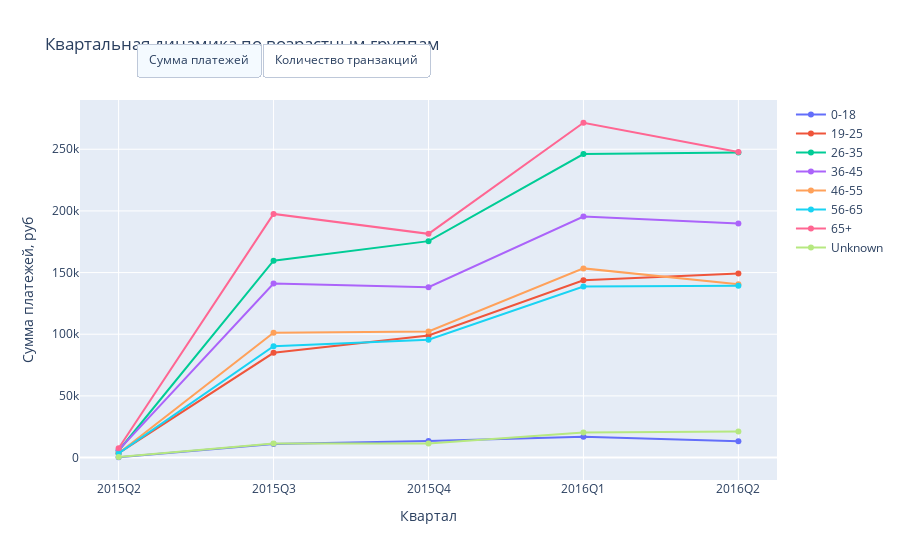

Notebook code for this chart:
### Markdown cell above
**здесь я провожу ээээксперименты и делаю анимированный график с кнопочками**

### Code cell
fig = go.Figure()

# для каждого возрастного сегмента
for i, age_group in enumerate(labels + ['Unknown']):
    fig.add_trace(
        go.Scatter(
            x=quarterly_payment.index.astype(str),
            y=quarterly_payment[age_group],
            name=age_group,
            visible=True,
            marker_color=px.colors.qualitative.Plotly[i],
            hovertemplate='Квартал: %{x}<br>Сумма: %{y:,.0f} руб'
        )
    )

# кнопки!!!
buttons = [
    dict(
        label="Сумма платежей",
        method="update",
        args=[{"y": [quarterly_payment[col].values for col in labels + ['Unknown']]},
              {"yaxis": {"title": {"text": "Сумма платежей, руб"}}}]
    ),
    dict(
        label="Количество транзакций",
        method="update",
        args=[{"y": [quarterly_transactions[col].values for col in labels + ['Unknown']]},
              {"yaxis": {"title": {"text": "Количество транзакций"}}}]
    )
]

fig.update_layout(
    title='Квартальная динамика по возрастным группам',
    xaxis_title='Квартал',
    yaxis_title='Сумма платежей, руб',
    updatemenus=[dict(
        type="buttons",
        direction="right",
        x=0.5,
        y=1.15,
        buttons=buttons
    )],
    height=600
)

fig.show()

### Figure 1 — Plotly figure (JSON) as saved in the notebook; plotly's stock layout.template omitted (floating-point values rounded to 4 significant figures)
{"data": [{"hovertemplate": "Квартал: %{x}<br>Сумма: %{y:,.0f} руб", "marker": {"color": "#636EFA"}, "name": "0-18", "type": "scatter", "visible": true, "x": ["2015Q2", "2015Q3", "2015Q4", "2016Q1", "2016Q2"], "y": [242.3, 10990.0, 13330.0, 16770.0, 13140.0]}, {"hovertemplate": "Квартал: %{x}<br>Сумма: %{y:,.0f} руб", "marker": {"color": "#EF553B"}, "name": "19-25", "type": "scatter", "visible": true, "x": ["2015Q2", "2015Q3", "2015Q4", "2016Q1", "2016Q2"], "y": [3516.0, 84930.0, 98990.0, 143700.0, 149300.0]}, {"hovertemplate": "Квартал: %{x}<br>Сумма: %{y:,.0f} руб", "marker": {"color": "#00CC96"}, "name": "26-35", "type": "scatter", "visible": true, "x": ["2015Q2", "2015Q3", "2015Q4", "2016Q1", "2016Q2"], "y": [5513.0, 159700.0, 175500.0, 246100.0, 247400.0]}, {"hovertemplate": "Квартал: %{x}<br>Сумма: %{y:,.0f} руб", "marker": {"color": "#AB63FA"}, "name": "36-45", "type": "scatter", "visible": true, "x": ["2015Q2", "2015Q3", "2015Q4", "2016Q1", "2016Q2"], "y": [6017.0, 141200.0, 138100.0, 195400.0, 189800.0]}, {"hovertemplate": "Квартал: %{x}<br>Сумма: %{y:,.0f} руб", "marker": {"color": "#FFA15A"}, "name": "46-55", "type": "scatter", "visible": true, "x": ["2015Q2", "2015Q3", "2015Q4", "2016Q1", "2016Q2"], "y": [3460.0, 101100.0, 102200.0, 153400.0, 140500.0]}, {"hovertemplate": "Квартал: %{x}<br>Сумма: %{y:,.0f} руб", "marker": {"color": "#19D3F3"}, "name": "56-65", "type": "scatter", "visible": true, "x": ["2015Q2", "2015Q3", "2015Q4", "2016Q1", "2016Q2"], "y": [3370.0, 90300.0, 95580.0, 138700.0, 139300.0]}, {"hovertemplate": "Квартал: %{x}<br>Сумма: %{y:,.0f} руб", "marker": {"color": "#FF6692"}, "name": "65+", "type": "scatter", "visible": true, "x": ["2015Q2", "2015Q3", "2015Q4", "2016Q1", "2016Q2"], "y": [7573.0, 197600.0, 181400.0, 271500.0, 247700.0]}, {"hovertemplate": "Квартал: %{x}<br>Сумма: %{y:,.0f} руб", "marker": {"color": "#B6E880"}, "name": "Unknown", "type": "scatter", "visible": true, "x": ["2015Q2", "2015Q3", "2015Q4", "2016Q1", "2016Q2"], "y": [409.8, 11480.0, 11450.0, 20270.0, 21040.0]}], "layout": {"autosize": true, "title": {"text": "Квартальная динамика по возрастным группам"}, "updatemenus": [{"active": 0, "buttons": [{"args": [{"y": [[242.3, 10990.0, 13330.0, 16770.0, 13140.0], [3516.0, 84930.0, 98990.0, 143700.0, 149300.0], [5513.0, 159700.0, 175500.0, 246100.0, 247400.0], [6017.0, 141200.0, 138100.0, 195400.0, 189800.0], [3460.0, 101100.0, 102200.0, 153400.0, 140500.0], [3370.0, 90300.0, 95580.0, 138700.0, 139300.0], [7573.0, 197600.0, 181400.0, 271500.0, 247700.0], [409.8, 11480.0, 11450.0, 20270.0, 21040.0]]}, {"yaxis": {"autorange": true, "range": [-17880.0, 289600.0], "title": {"text": "Сумма платежей, руб"}, "type": "linear"}}], "label": "Сумма платежей", "method": "update"}, {"args": [{"y": [[22, 1303, 1554, 1770, 1450], [380, 9111, 10293, 13661, 14481], [621, 17444, 19216, 25654, 25717], [628, 14770, 14765, 19921, 19626], [343, 10371, 10784, 15197, 14043], [326, 10108, 10470, 14163, 15082], [859, 22330, 19553, 29506, 27051], [40, 1239, 1225, 1953, 2092]]}, {"yaxis": {"autorange": true, "range": [-1948.0, 31480.0], "title": {"text": "Количество транзакций"}, "type": "linear"}}], "label": "Количество транзакций", "method": "update"}], "direction": "right", "type": "buttons", "x": 0.5, "y": 1.15}], "xaxis": {"autorange": true, "range": [-0.2428, 4.243], "title": {"text": "Квартал"}, "type": "category"}, "yaxis": {"autorange": true, "range": [-17880.0, 289600.0], "title": {"text": "Сумма платежей, руб"}, "type": "linear"}}}
